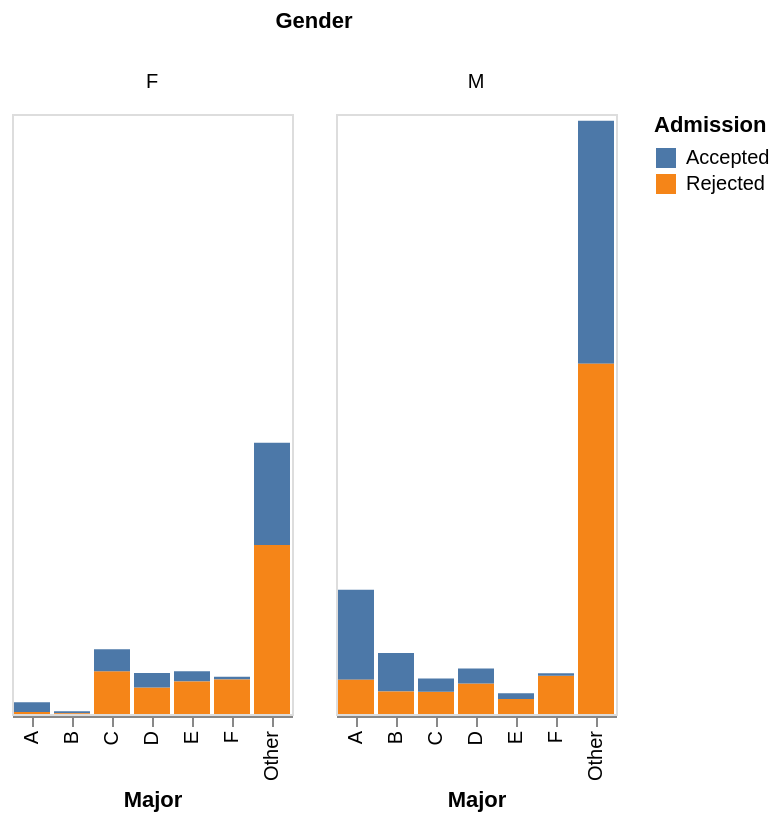

Notebook cell for this chart:
### Code cell
alt.data_transformers.disable_max_rows()
alt.Chart(round4).mark_bar().encode(
    x='Major:N',
    y=alt.Y('count():Q', axis=None),
    color='Admission:N',
    column='Gender:N'  
)

### Figure 1 — Vega-Lite specification as saved in the notebook (floating-point values rounded to 4 significant figures; data arrays with more than 128 entries replaced by an {"elided": "..."} marker saying what was removed)
{"config": {"view": {"continuousWidth": 300, "continuousHeight": 300}}, "data": {"name": "data-a6bb248ab7dccb1c286c67831504de20"}, "mark": {"type": "bar"}, "encoding": {"color": {"field": "Admission", "type": "nominal"}, "column": {"field": "Gender", "type": "nominal"}, "x": {"field": "Major", "type": "nominal"}, "y": {"aggregate": "count", "axis": null, "type": "quantitative"}}, "$schema": "https://vega.github.io/schema/vega-lite/v5.20.1.json", "datasets": {"data-a6bb248ab7dccb1c286c67831504de20": {"elided": "12763 records"}}}
